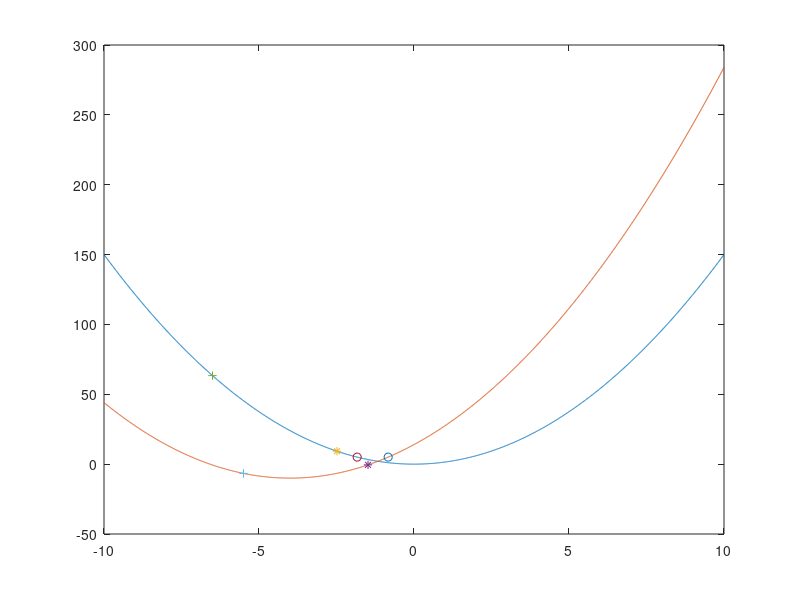
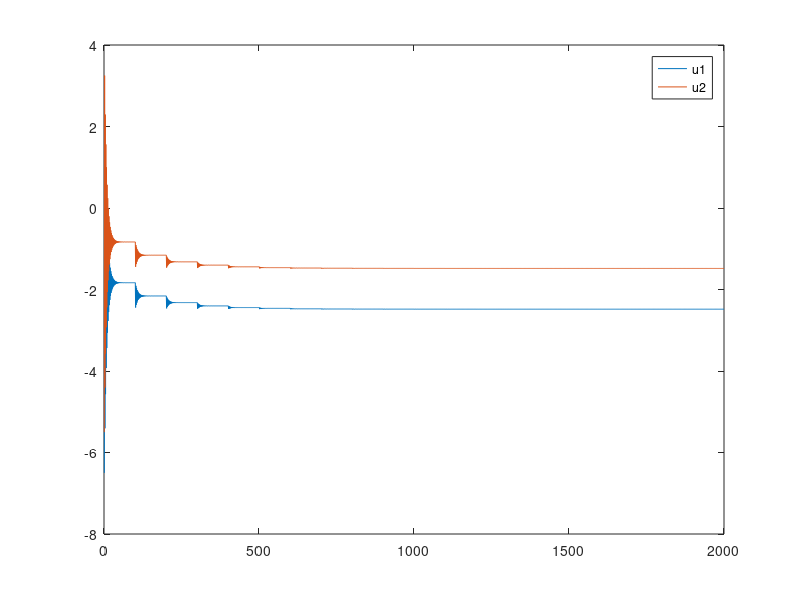
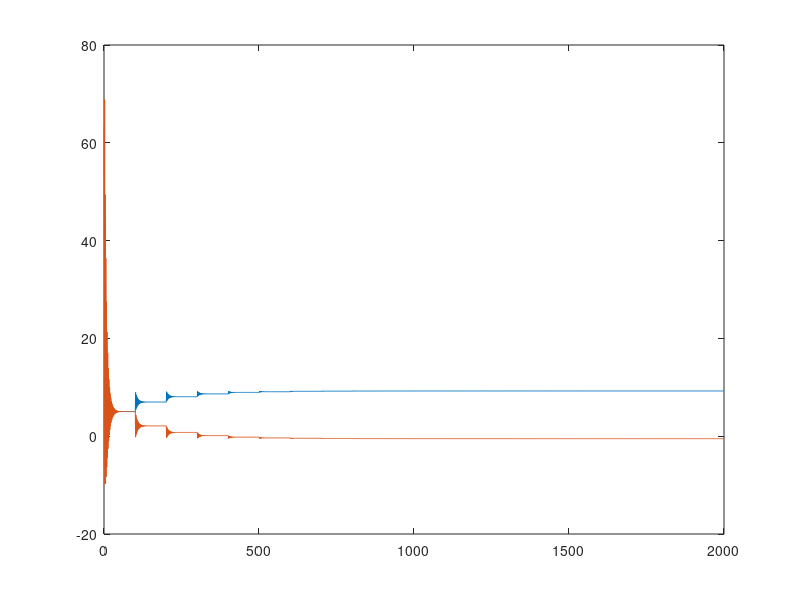
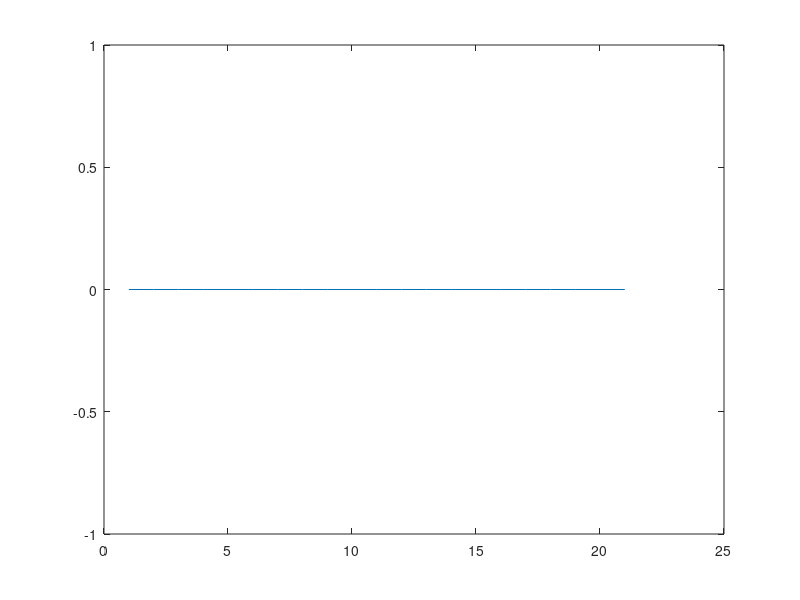

The MATLAB script that drew these images, in order:
clear all
close all

beta=4;
gamma=-10;

a=1.5;
u1store=[];
u2store=[];
J1Store=[];

J2Store=[];
% u1=-20:1:20;
% u2=u1;
% for n =1:length(u1);
%     u1n = u1(n);
%     for m =1:length(u2)
%         u2m = u2(m);
% Ja(m,n)=a*u1n^2+b*u2m^2+c*u1n*u2m;
% Jb(m,n)=a*(u1n-betaB1)^2+b*(u2m-betaB2)^2+gammab;
% Jc(m,n)=a*(u1n-betaC1)^2+b*(u2m-betaC2)^2+gammac;
% 
%     end
% end
% 
% contour(u1,u2,Ja,150),grid on 
% figure,contour(u1,u2,Jb,150),grid on,hold on,plot(betaB1,betaB2,'*'),hold off
% figure,contour(u1,u2,Jc,150),grid on,hold on,plot(betaC1,betaC2,'*'),hold off
% return
u = -6;
NbIter = 100;
NbIterCorr = 20;
Delta = 1;
kmu = -0.25/2;
corrbeta(1)=0;
ufig=-10:0.01:10;
J1fig= a*ufig.^2;
J2fig= a*(ufig+beta).^2+gamma;
grad1corr=0;
grad2corr=0;
gradcorr3=0;
w1=0.5;
w2=0.5;
grad1mem=0;
grad2mem=0;
grad3mem=0;
for m = 1: NbIterCorr
    
for n=1:NbIter
    u1(n) = u(n)-Delta/2+10*kmu*grad1corr;
    u2(n) = u(n)+Delta/2+10*kmu*grad2corr;
   
    J1 = a*u1(n)^2;
    J2=a*(u2(n)+beta)^2+gamma;

    u(n+1) = u(n)+kmu*(J2-J1-gradcorr3)/Delta;
%         u(n+1) = u(n)+kmu*(J2-J1)/Delta;

    if m==1 & n==1
        J1best=J1;
        J2best=J2;
        u1best =u1;
        u2best=u2;
    end
    if J1<J1best
            J1best =J1;
            u1best = u1(n);
    end
    if J2<J2best
            J2best =J2;
            u2best = u2(n);
    end
    u1store=[u1store;u1(n)];
    u2store=[u2store;u2(n)];
    J1Store=[J1Store;J1];
    J2Store=[J2Store;J2];

%     u2store(m,n)=u2(n);
%     J1Store(m,n)=J1;
%     J2Store(m,n)=J2;
end
u(1)=u(n);
if J1>J1best
    grad1corr = w1*grad1corr+w2*(J1-J1best)/(u1(end)-u1best)*0;
else
    grad1corr = 0;
end
if J2>J2best
    grad2corr = w1*grad2corr+w2*(J2-J2best)/(u2(end)-u2best)*0;
else
    grad2corr = 0;
end
gradcorr3 = w1*gradcorr3+w2*(J2best-J1best);
% if J1<J1best & J2<J2best
%     Delta = -Delta;
% end
% corrbeta(m+1)=u2(end)-u1(end);
% corrbeta(m+1)=(u1best-u2best)*(1-(J1best-J2best));
% J1best = J1;
% J2best=J2;
% grad1corrStore(m)=grad1corr;
% grad2corrStore(m)=grad2corr;
% u1store(end)
% u2store(end)
grad1mem = [grad1mem grad1corr];
grad2mem = [grad2mem grad2corr];
grad3mem = [grad3mem gradcorr3];
end
(u1store(end)+u2store(end))/2
figure(1),plot(ufig,J1fig,ufig,J2fig,u1store(end),J1Store(end),'*',u2store(end),J2Store(end),'*',u1store(1),J1Store(1),'+',u2store(1),J2Store(1),'+',u1store(n),J1Store(n),'o',u2store(n),J2Store(n),'o')
figure(2),plot(1:length(u1store),u1store,1:length(u2store),u2store),legend('u1','u2')
figure(3),plot(1:length(J1Store),J1Store,1:length(J2Store),J2Store)
figure,plot(grad1mem)
figure,plot(grad2mem)
figure,plot(grad3mem)